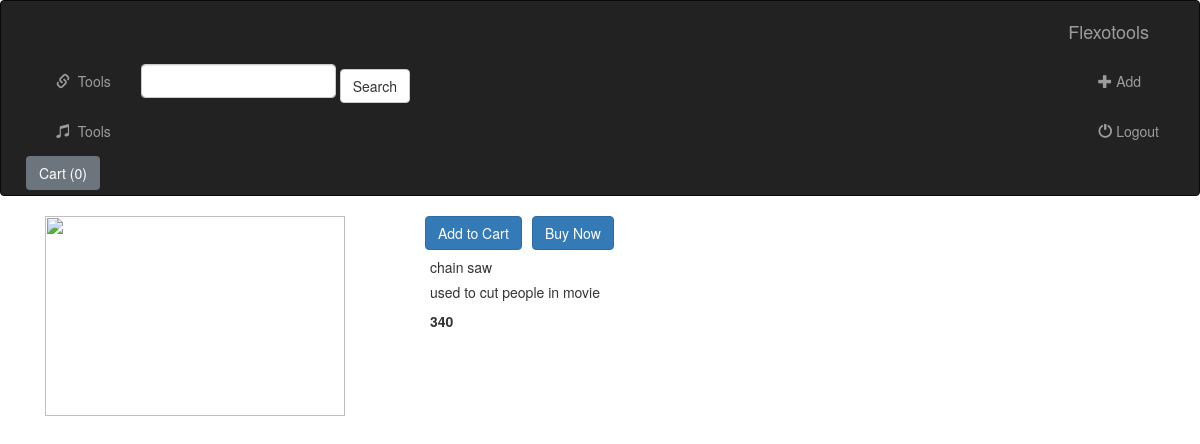
The app's page /shopping/product/6 with its own data.
### shopping/models.py (models this page shows)
class Product(models.Model):
    product_id = models.AutoField
    product_name = models.CharField(max_length=50)
    category = models.CharField(max_length=50, default='')
    subcategory = models.CharField(max_length=50, default='')
    price = models.IntegerField(default=0)
    description = models.CharField(max_length=500)
    pub_date = models.DateField()
    def __str__(self):
        return self.product_name

### shopping/views.py (the view)
# urls.py: path('product/<int:myid>', views.product, name='index-product'),
def product(request, myid):
    product = Product.objects.filter(id=myid)
    print(product)
    return render(request, 'shopping/product.html',{'product': product[0]})

### shopping/templates/shopping/product.html (shortened to what this page needs)
{% extends 'shopping/base.html' %}
{% block body %}
<div class="container my-4">
    <div class="col-md-4">
        <div class="row">
            <img src="https://images-na.ssl-images-amazon.com/images/I/714MP32ETDL._SX679_.jpg" alt="" width="300" height="200">
        </div>
    </div>
        <div class="row">
            <button class="btn btn-primary mx-3">Add to Cart</button>
            <button class="btn btn-primary" >Buy Now</button>
        </div>
    <div class="col-md-8">
        <h5>{{ product.product_name }}</h5>
        <h5>{{ product.description }}</h5>
        <b><p>{{ product.price }}</p></b>
    </div>
</div>
{% endblock %}

### records on screen
Product: product_name "chain saw", description "used to cut people in movie", price "340"
